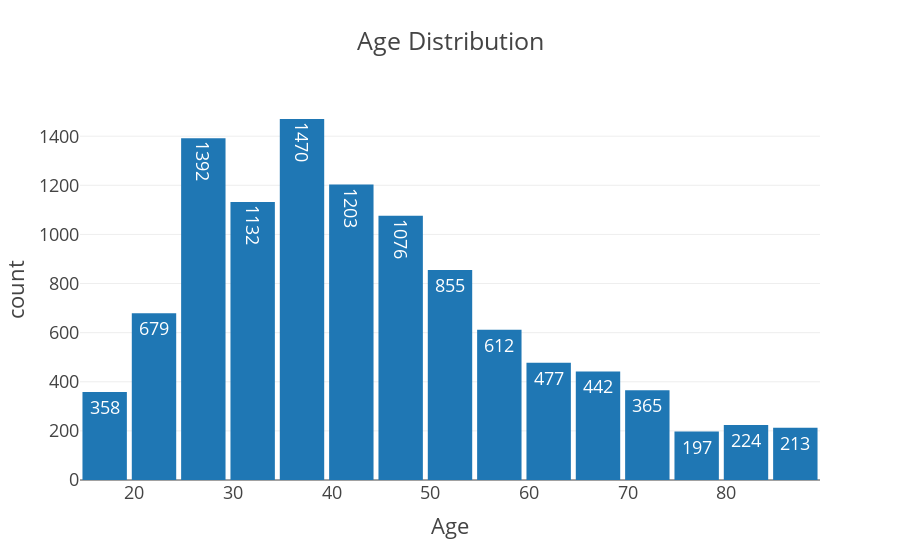

The notebook cell this image was saved under:
### Code cell
fig= px.histogram(data, x="Age", nbins=20, title= "Age Distribution", template="presentation", text_auto=True)
fig.update_layout(bargap=0.1)
fig.show()

### Figure 1 — Plotly figure (JSON) as saved in the notebook; plotly's stock layout.template omitted (floating-point values rounded to 4 significant figures; data arrays with more than 128 entries replaced by an {"elided": "..."} marker saying what was removed)
{"data": [{"alignmentgroup": "True", "bingroup": "x", "hovertemplate": "Age=%{x}<br>count=%{y}<extra></extra>", "legendgroup": "", "marker": {"color": "#1F77B4", "pattern": {"shape": ""}}, "name": "", "nbinsx": 20, "offsetgroup": "", "orientation": "v", "showlegend": false, "texttemplate": "%{value}", "type": "histogram", "x": {"elided": "10695 int values"}, "xaxis": "x", "yaxis": "y"}], "layout": {"bargap": 0.1, "barmode": "relative", "legend": {"tracegroupgap": 0}, "title": {"text": "Age Distribution"}, "xaxis": {"anchor": "y", "domain": [0, 1], "title": {"text": "Age"}}, "yaxis": {"anchor": "x", "domain": [0, 1], "title": {"text": "count"}}}}
